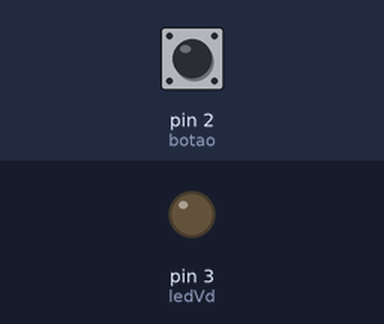
A sketch run on a simulated Arduino Uno, built with avr-gcc and run on an emulated ATmega328P. Shown: output pins drawn as LEDs (lit = HIGH). Inputs (shaded band) come from the test bench; at power-on: pin 2 (botao) LOW.

Above: at 1.2 s.
1.3 s: pin 2 (botao) pulled HIGH for 0.15 s
At 1.37 s:
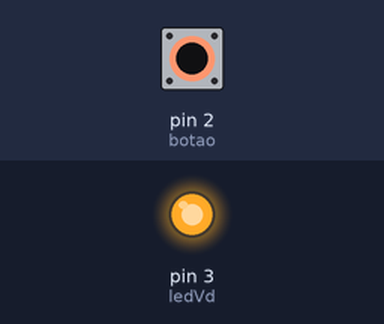
2.9 s: pin 2 (botao) pulled HIGH for 3.2 s
At 6.5 s:
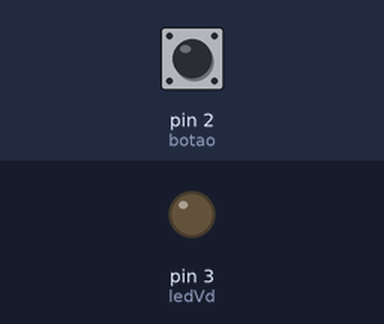
Timing chart, 0 to 8.0 s (numbered marks = the images above; inputs shaded):
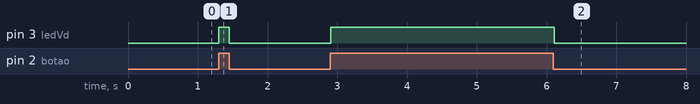

The sketch:

codigo.ino
```cpp
const int ledVd = 3;
const int botao = 2;
  void setup()
{

  pinMode(botao, INPUT);
  pinMode(ledVd, OUTPUT);
}
  int var;

void loop()
{
 var = digitalRead(2);
  if(var){
 digitalWrite(ledVd,  HIGH);
  }else{

  digitalWrite(ledVd,  LOW);
  }


  delay(10);
}
```

Measured:
- after the input at 1.3 s, pin 3 (ledVd): LOW → HIGH at once, → LOW 0.15 s later
- after the input at 2.9 s, pin 3 (ledVd): LOW → HIGH at once, → LOW 3.2 s later
